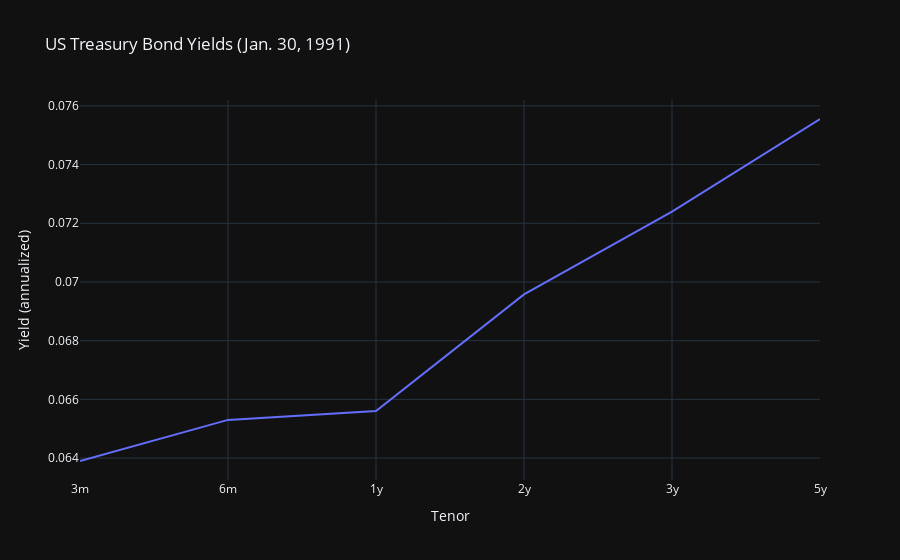

Write notebook code for a chart like this one.
### Markdown cell above
A couple notes on notation here. Column prefixes denote the maturity. Column suffixes follow the conventions:

- `_zcb`: Zero-coupon yield. Same as the "dirty" yield for zero coupon bonds and T-bills.
- `_rs`: Bond price on the 0-month forward curve.
- `_rt`: Bond price on the 1-month forward curve.
- `_val`: Bond value assuming a 1-month holding period.

### Code cell
fig = px.line(
    uszcb.rename(columns={
        f'usa_{tenor}_zcb': tenor for tenor in [
            '3m', '6m', '1y', '2y', '3y', '5y'
        ]
    }).loc['1991-01-30', [
        # '0.25_val', '0.50_val', '1_val', '2_val', '3_val', '5_val'
        '3m', '6m', '1y', '2y', '3y', '5y'
    ]],
    template=plotly_template,
    labels={
        'value': 'Yield (annualized)',
        'index': 'Tenor',
    },
    title="US Treasury Bond Yields (Jan. 30, 1991)",
)
fig.update_layout(showlegend=False)
fig

### Figure 1 — Plotly figure (JSON) as saved in the notebook; plotly's stock layout.template omitted (floating-point values rounded to 4 significant figures)
{"data": [{"hovertemplate": "variable=1991-01-30 00:00:00<br>Tenor=%{x}<br>Yield (annualized)=%{y}<extra></extra>", "legendgroup": "1991-01-30 00:00:00", "line": {"color": "#636efa", "dash": "solid"}, "marker": {"symbol": "circle"}, "mode": "lines", "name": "1991-01-30 00:00:00", "orientation": "v", "showlegend": true, "type": "scatter", "x": ["3m", "6m", "1y", "2y", "3y", "5y"], "xaxis": "x", "y": [0.0639, 0.0653, 0.0656, 0.06958, 0.07239, 0.07555], "yaxis": "y"}], "layout": {"autosize": true, "legend": {"title": {"text": "variable"}, "tracegroupgap": 0}, "showlegend": false, "title": {"text": "US Treasury Bond Yields (Jan. 30, 1991)"}, "xaxis": {"anchor": "y", "autorange": true, "domain": [0, 1], "range": [0, 5], "title": {"text": "Tenor"}, "type": "category"}, "yaxis": {"anchor": "x", "autorange": true, "domain": [0, 1], "range": [0.06325, 0.0762], "title": {"text": "Yield (annualized)"}, "type": "linear"}}}
